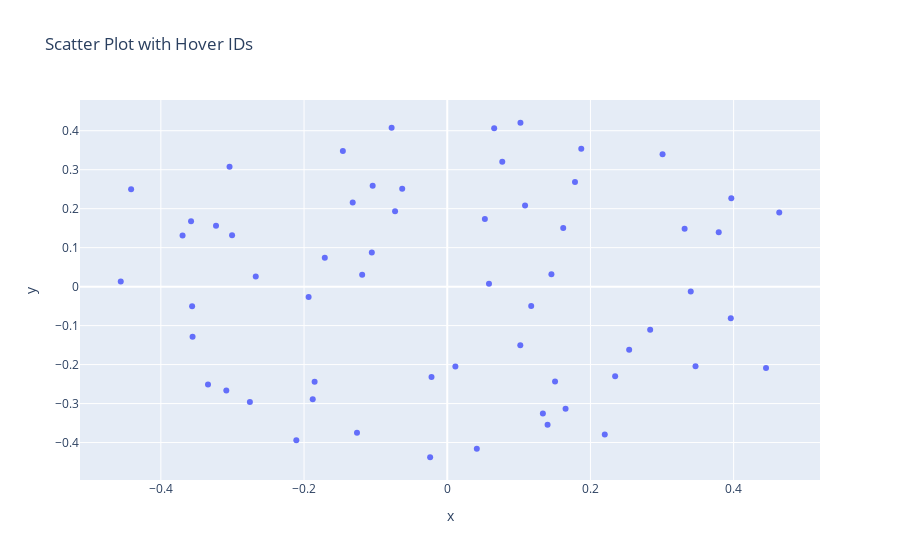

The code cell stored with this chart in its notebook:
### Code cell
import plotly.express as px
import pandas as pd


tree_distance_matrix = np.random.rand(60, 60)
tree_distance_matrix = np.triu(tree_distance_matrix) + np.triu(tree_distance_matrix, k=1).T

# 使用 MDS 算法生成坐标
mds = MDS(n_components=2, dissimilarity='precomputed')
tree_point_coordinates = mds.fit_transform(tree_distance_matrix)

# Sample data
data = {
    'id': list(range(1, 31)),
    'x': [1, 2, 3, 4, 5, 6, 7, 8, 9, 10, 11, 12, 13, 14, 15,
          16, 17, 18, 19, 20, 21, 22, 23, 24, 25, 26, 27, 28, 29, 30],
    'y': [5, 4, 3, 2, 1, 2, 3, 4, 5, 6, 7, 8, 9, 8, 7,
          6, 5, 4, 3, 2, 3, 4, 5, 6, 7, 8, 9, 8, 7, 6],
    'color': ['Reference Tree'] * 1 + ['Tree Collection'] * 29
}

df = pd.DataFrame(data)
# Create the scatter plot
fig = px.scatter( x=tree_point_coordinates[:, 0], y=tree_point_coordinates[:, 1], labels={'color': 'Points'},
                 title='Scatter Plot with Hover IDs',hover_data=None)
fig.update_layout(showlegend=False)

# Update hover information to show ID
fig.update_traces(text=df['id'], hoverinfo='text',hovertemplate='ID: %{text}')

# Add labels for colors
# fig.add_annotation(x=10, y=8, text="Blue: 1-15", showarrow=False)
# fig.add_annotation(x=22, y=8, text="Red: 16-30", showarrow=False)

# Show the plot
fig.show()

### Figure 1 — Plotly figure (JSON) as saved in the notebook; plotly's stock layout.template omitted (floating-point values rounded to 4 significant figures)
{"data": [{"hoverinfo": "text", "hovertemplate": "ID: %{text}", "legendgroup": "", "marker": {"color": "#636efa", "symbol": "circle"}, "mode": "markers", "name": "", "orientation": "v", "showlegend": false, "text": [1, 2, 3, 4, 5, 6, 7, 8, 9, 10, 11, 12, 13, 14, 15, 16, 17, 18, 19, 20, 21, 22, 23, 24, 25, 26, 27, 28, 29, 30], "type": "scatter", "x": [-0.3005, -0.1852, -0.2756, 0.3315, 0.3007, -0.07287, 0.1653, -0.2108, -0.0629, 0.1173, 0.22, 0.07684, 0.05829, -0.323, 0.162, 0.3967, 0.3401, 0.1784, 0.1401, 0.3468, 0.3792, -0.02195, -0.1188, -0.1879, -0.132, -0.02389, -0.1054, 0.396, -0.1936, -0.3557, 0.1022, 0.1087, 0.01136, 0.2345, 0.1455, -0.456, -0.1261, -0.1042, 0.2541, 0.2834, -0.2675, -0.3342, 0.06555, -0.1458, -0.3086, -0.3563, 0.4452, 0.4637, 0.0413, 0.102, 0.1872, -0.0777, -0.3578, 0.1506, -0.4415, 0.1335, -0.3041, -0.171, -0.3697, 0.05253], "xaxis": "x", "y": [0.1319, -0.244, -0.2957, 0.1486, 0.3395, 0.1932, -0.313, -0.394, 0.2513, -0.04967, -0.3791, 0.3205, 0.007323, 0.156, 0.1505, 0.2268, -0.01267, 0.2682, -0.3542, -0.2044, 0.1395, -0.2318, 0.03078, -0.2888, 0.216, -0.4377, 0.08773, -0.081, -0.02661, -0.1287, 0.4204, 0.2079, -0.2051, -0.23, 0.03158, 0.01297, -0.375, 0.2588, -0.1616, -0.1106, 0.02577, -0.251, 0.4066, 0.348, -0.2664, -0.05033, -0.2089, 0.1904, -0.416, -0.1501, 0.3535, 0.4073, 0.1677, -0.2433, 0.2498, -0.3257, 0.3078, 0.07412, 0.1312, 0.1734], "yaxis": "y"}], "layout": {"autosize": true, "legend": {"tracegroupgap": 0}, "showlegend": false, "title": {"text": "Scatter Plot with Hover IDs"}, "xaxis": {"anchor": "y", "autorange": true, "domain": [0, 1], "range": [-0.5117, 0.5194], "title": {"text": "x"}, "type": "linear"}, "yaxis": {"anchor": "x", "autorange": true, "domain": [0, 1], "range": [-0.5085, 0.4913], "title": {"text": "y"}, "type": "linear"}}}
